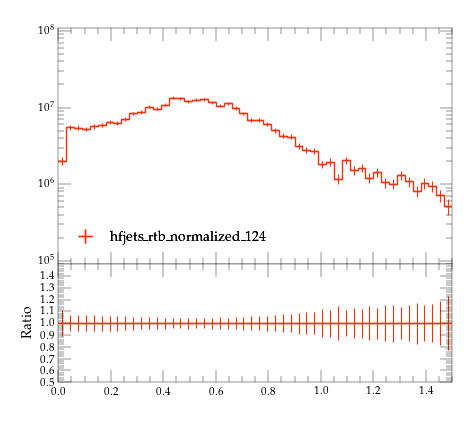

Source code (Python):
#! /usr/bin/env python

# This Python script was auto-generated using YODA v2.0.2.
# Analysis object: /MC_HFJETS_NOTNORM/efracC
# Timestamp: 29-07-2026 (17:28:04)

import matplotlib as mpl
import matplotlib.pyplot as plt
mpl.use('Agg') # comment out for interactive use
import os
import numpy as np

plotDir = os.path.split(os.path.realpath(__file__))[0]
if 'YODA_USER_PLOT_PATH' in globals():
    plot_outdir = globals()['YODA_USER_PLOT_PATH']
else:
    plot_outdir = plotDir

#plot style
plt.style.use(os.path.join(plotDir, '../default.mplstyle'))
# plot metadata
figW, figH = plt.rcParams['figure.figsize']
ax_xLabel = r''
ax_yLabel = r''
ax_title  = r''
ax_xScale = 'linear'
ax_yScale = 'log'
xLims = (0.0, 1.5)
yLims = (90000.0, 110000000.00000001)

# TeX-friendly labels for the legend
labels = {
    'legend' : ([ r"hfjets\_rtb\_normalized\_124" ], r""),
}

# Adjust canvas width and height
canvasW = 10.0
canvasH = 9.0
figW *= canvasW/10.
figH *= canvasH/9.

# Create figure and axis objects
fig, (ax, ratio0_ax) = plt.subplots(2, 1, sharex=True,
                  figsize=(figW,figH), gridspec_kw={'height_ratios': (6.0, 3.0)})

# Set figure margins
plt.subplots_adjust(
    left   = 1.0 * plt.rcParams['figure.subplot.left'],
    right  = 1.0 * plt.rcParams['figure.subplot.right'],
    top    = 1.0 * plt.rcParams['figure.subplot.top'],
    bottom = 1.0 * plt.rcParams['figure.subplot.bottom'])

ratio0_ax.yaxis.set_major_locator(mpl.ticker.MultipleLocator(0.1))
ratio0_ax.set_ylim(0.5, 1.4999)
ratio0_ax.set_ylabel('Ratio')

# the numerical data is stored in a separate file
dataf = dict()
prefix = os.path.split(__file__)[0]
if prefix:    prefix = prefix + '/'
exec(open(prefix+'efracC__data.py').read(), dataf)


legend_handles = dict() # keep track of handles for the legend

# style options for curves
# starts at zorder>=5 to draw curve on top of legend
styles = {
  'hfjets_rtb_normalized_124.yoda.gz': {
    'color' : '#EE3311',
    'linestyle' : '-',
    'linewidth' : 1,
    'marker' : 'none',
    'markersize' : 2,
    'capsize' : 0.0,
    'zorder' : 5,
    'histstyle' : 1,
    'drawstyle' : 'steps-pre',
    'xerrorbars' : 1,
    'yerrorbars' : 1,
    'fillcolor' : None,
    'fillopacity' : 1.0,
    'ratio0_linestyle' : '-',
    'ratio0_linewidth' : 1,
    'ratio0_marker' : 'none',
    'ratio0_markersize' : 2,
    'ratio0_capsize' : 0.0,
    'ratio0_zorder' : 5,
    'ratio0_histstyle' : 1,
    'ratio0_drawstyle' : 'steps-pre',
    'ratio0_xerrorbars' : 1,
    'ratio0_yerrorbars' : 1,
  },
}

# curve from input yoda files in main panel
for label, yvals in dataf['yvals'].items():
    if all(np.isnan(v) for v in dataf['yvals'][label]):
        continue
    tmp = None
    if styles[label]['histstyle']: # draw as histogram
        xpos = dataf['xedges'][label] if styles[label]['drawstyle'] else dataf['xpoints'][label]
        ypos = np.insert(yvals, 0, yvals[0]) if styles[label]['drawstyle'] else yvals
        if styles[label]['fillcolor']: # fill area below curve
            ax.fill_between(xpos, ypos, step='pre',
                            color=styles[label]['fillcolor'],
                            alpha=styles[label]['fillopacity'])
        tmp, = ax.plot(xpos, ypos,
                       color=styles[label]['color'],
                       linestyle=styles[label]['linestyle'],
                       linewidth=styles[label]['linewidth'],
                       drawstyle=styles[label]['drawstyle'], solid_joinstyle='miter',
                       zorder=styles[label]['zorder'], label=label)
    tmp = ax.errorbar(dataf['xpoints'][label], yvals,
                      xerr=np.array(dataf['xerrs'][label])*styles[label]['xerrorbars'],
                      yerr=np.array(dataf['yerrs'][label])*styles[label]['yerrorbars'],
                      fmt=styles[label]['marker'], capsize=styles[label]['capsize'],
                      markersize=styles[label]['markersize'],
                      ecolor=styles[label]['color'],
                      color=styles[label]['color'], zorder=styles[label]['zorder'])
    tmp[-1][0].set_linestyle(styles[label]['linestyle'])
    tmp[-1][0].set_linewidth(styles[label]['linewidth'])
    if label in dataf['add_legend_handle']:  legend_handles[label] = tmp
    for varLabel in dataf['variation_yvals'].keys():
        if varLabel.startswith(label):
            tmp, = ax.plot(dataf['xedges'][label], dataf['variation_yvals'][varLabel],
                           color=styles[label]['color'],
                           linestyle=styles[label]['linestyle'],
                           linewidth=styles[label]['linewidth'],
                           drawstyle='steps-pre', solid_joinstyle='miter',
                           zorder=styles[label]['zorder'], alpha=0.5)


# plots on ratio panel
# curve from input yoda files in ratio panel
for label, yvals in dataf['ratio0_yvals'].items():
    if all(np.isnan(v) for v in yvals):
        continue
    if styles[label]['ratio0_histstyle']: # plot as histogram
        xpos = dataf['xedges']['hfjets_rtb_normalized_124.yoda.gz'] if styles[label]['ratio0_drawstyle'] else dataf['xpoints']['hfjets_rtb_normalized_124.yoda.gz']
        ypos = np.insert(yvals, 0, yvals[0]) if styles[label]['ratio0_drawstyle'] else yvals
        ratio0_ax.plot(xpos, ypos,
                       color=styles[label]['color'],
                       linewidth=styles[label]['linewidth'],
                       linestyle=styles[label]['ratio0_linestyle'],
                       drawstyle=styles[label]['ratio0_drawstyle'], zorder=styles[label]['zorder'],
                       solid_joinstyle='miter')
    tmp = ratio0_ax.errorbar(dataf['xpoints']['hfjets_rtb_normalized_124.yoda.gz'], yvals,
                             xerr=np.array(dataf['ref_xerrs'])*styles[label]['ratio0_xerrorbars'],
                             yerr=np.array(dataf['ratio0_yerrs'][label])*styles[label]['ratio0_yerrorbars'],
                             fmt=styles[label]['ratio0_marker'], capsize=styles[label]['ratio0_capsize'],
                             markersize=styles[label]['ratio0_markersize'],
                             ecolor=styles[label]['color'],
                             color=styles[label]['color'])
    tmp[-1][0].set_linestyle(styles[label]['ratio0_linestyle'])
    tmp[-1][0].set_linewidth(styles[label]['ratio0_linewidth'])

    for varlabel in dataf['ratio0_variation_vals'].keys():
        if varlabel.startswith(label):
            ratio0_ax.plot(dataf['xedges']['hfjets_rtb_normalized_124.yoda.gz'],
                            dataf['ratio0_variation_vals'][varlabel],
                            color=styles[label]['color'],
                            linestyle=styles[label]['linestyle'],
                            linewidth=styles[label]['linewidth'],
                            drawstyle='steps-pre', solid_joinstyle='miter',
                            zorder=1, alpha=0.5)

legend_items = list(legend_handles.values())
ax.add_artist(ax.legend(legend_items,
                        labels['legend'][0],
                        title=labels['legend'][1],
                        alignment='left',
                        loc='lower left',
                        bbox_to_anchor=(0.0, 0.03)))

# set plot metadata as defined above
ratio0_ax.set_xlabel(ax_xLabel)
ratio0_ax.xaxis.set_label_coords(1., -0.15)
ax.set_ylabel(ax_yLabel, ha='right', va='top')
ax.yaxis.set_label_coords(-0.11, 1.0)
ax.set_title(ax_title, loc='left')
ax.set_xscale(ax_xScale)
ax.set_yscale(ax_yScale)
ax.set_xlim(xLims)
ax.set_ylim(yLims)

# tick formatting
plt.rcParams['xtick.top'] = True
plt.rcParams['ytick.right'] = True
ax.yaxis.set_major_locator(mpl.ticker.LogLocator(base=10.0, numticks=np.inf))
ax.yaxis.set_minor_locator(mpl.ticker.LogLocator(
                           base=10.0, subs=np.arange(0.1, 1, 0.1), numticks=np.inf))
fig.align_ylabels((ax, ratio0_ax))
plt.savefig(os.path.join(plot_outdir, 'efracC.pdf'), format='PDF')
plt.savefig(os.path.join(plot_outdir, 'efracC.png'), format='PNG')

plt.close(fig)
